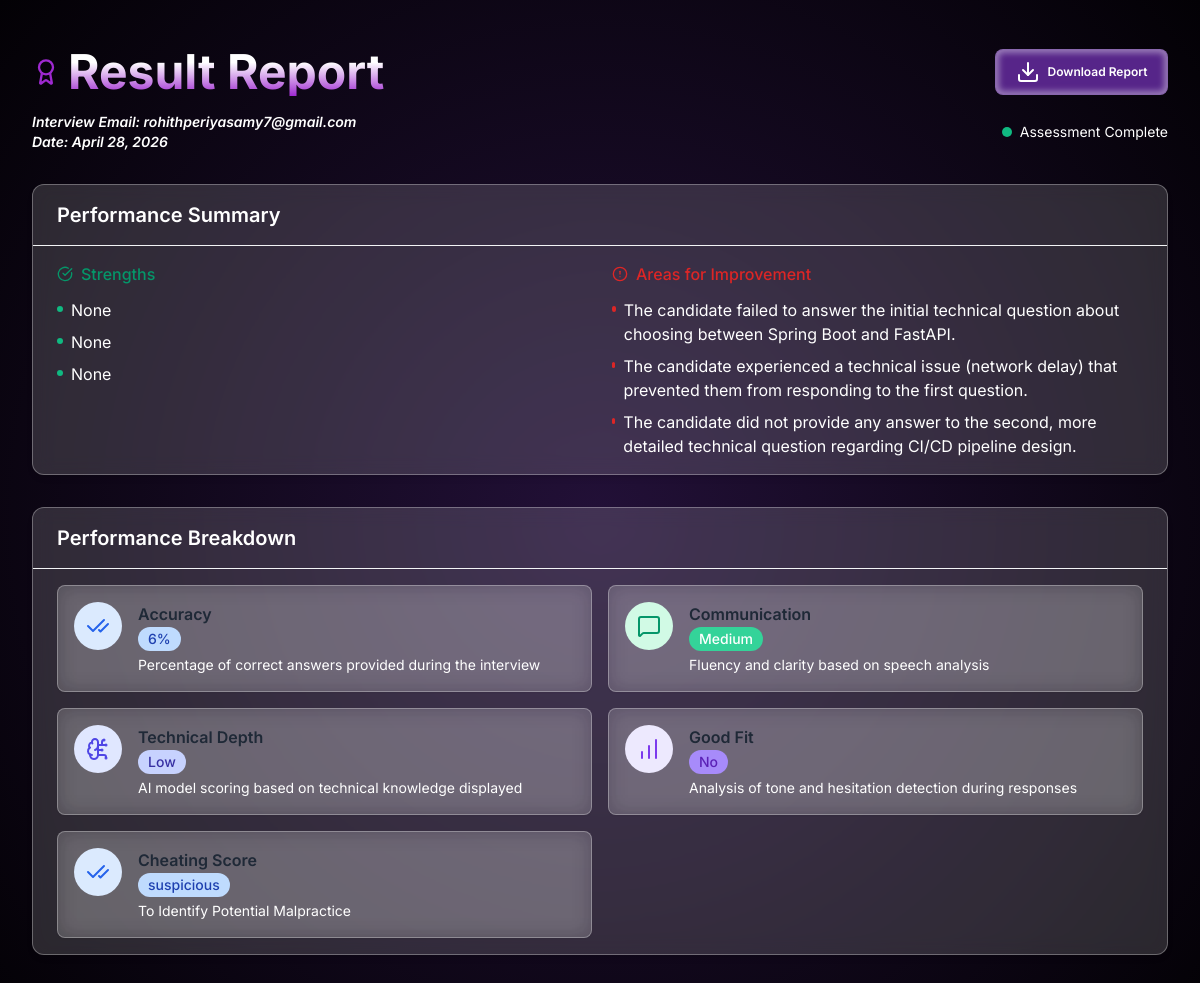
/hr/result-report/66/, run on the app's committed database.
### Hr/models.py (models this page shows, shortened)
class interviewSchedule(models.Model):
    name          = models.CharField(max_length=200)
    email         = models.CharField(max_length=200)
    jobRole       = models.CharField(max_length=200)
    experience    = models.CharField(max_length=200)
    resume        = models.TextField()
    Assigned_hr   = models.TextField(blank=True, null=True)
    strengths       = models.TextField(blank=True, null=True)
    weaknesses      = models.TextField(blank=True, null=True)
    accuracy        = models.CharField(max_length=10, blank=True, null=True)
    communication   = models.CharField(max_length=10, blank=True, null=True)
    technical_depth = models.CharField(max_length=10, blank=True, null=True)
    good_fit        = models.CharField(max_length=5,  blank=True, null=True)
    evaluation_complete = models.BooleanField(default=False)
    interviewDate = models.DateField()
    interviewTime = models.TimeField()
    token         = models.CharField(max_length=200, unique=True)
    createdAt     = models.DateTimeField(auto_now_add=True)
    cheatingScore = models.CharField(max_length=20, blank=True, null=True)
    iot_violations = models.TextField(blank=True, null=True,
                                      help_text="JSON list of IoT violation events from Raspberry Pi camera")

### Hr/views.py (the view)
# urls.py: path('result-report/<int:id>/', views.Result_report, name='ResultReport'),
def Result_report(request, id):
    c = get_object_or_404(interviewSchedule, id=id)
    iot_violations = []
    if c.iot_violations:
        try:
            iot_violations = json.loads(c.iot_violations)
        except Exception:
            iot_violations = []
    context = {
        'name':                c.name,
        'email':               c.email,
        'jobRole':             c.jobRole,
        'experience':          c.experience,
        'resume':              c.resume,
        'strengths':           [s.strip() for s in (c.strengths or '').split('\n') if s.strip()],
        'weaknesses':          [w.strip() for w in (c.weaknesses or '').split('\n') if w.strip()],
        'accuracy':            c.accuracy,
        'communication':       c.communication,
        'technical_depth':     c.technical_depth,
        'good_fit':            c.good_fit,
        'evaluation_complete': c.evaluation_complete,
        'cheatingScore':       c.cheatingScore,
        'iot_violations':      iot_violations,
        'interviewDate':       c.interviewDate,
        'interviewTime':       c.interviewTime,
        'createdAt':           c.createdAt,
    }
    return render(request, 'ResultReport.html', context)

### Templates/ResultReport.html (shortened to what this page needs)
<!DOCTYPE html>
<html lang="en" class="bg-gray-50">
  <head>
    <link
      href="https://cdn.jsdelivr.net/npm/tailwindcss@2.2.19/dist/tailwind.min.css"
      rel="stylesheet"
    />
  </head>
  <body class="min-h-screen">
    <div class="max-w-7xl mx-auto px-4 sm:px-6 lg:px-8 py-12 animate-fade-in">
      <div class="mb-8">
        <div class="flex items-center justify-between mb-4">
          <div class="flex items-center space-x-2">
            <i data-lucide="award" class="txt-custom w-7 h-7"></i>
            <h1 class="text-5xl font-bold h-txt">Result Report</h1>
          </div>
          <button class="btn text-xs" onclick="downloadPDF()">
            <i data-lucide="download" class="d-i w-6 h-6 mr-2"></i>
            Download Report
          </button>
        </div>
        <div class="flex items-center justify-between text-sm">
          <div class="flex items-center space-x-4">
            <div class="i-d flex flex-col font-semibold italic">
              <span>Interview Email: {{email}}</span>
              <span>Date: {{interviewDate}}</span>
            </div>
          </div>
          <div class="flex items-center">
            <span class="asmnt inline-flex items-center">
              {% if evaluation_complete %}
               <span class="h-2.5 w-2.5 rounded-full bg-green-500 mr-2"></span>
                Assessment Complete
              {%else%}
                <span class="h-2.5 w-2.5 rounded-full bg-red-500 mr-2"></span>
                Assessment Not Done
              {%endif%}
            </span>
          </div>
        </div>
      </div>
      <div
        class="glass rounded-xl shadow-md mb-8 overflow-hidden animate-fade-in"
      >
        <div class="px-6 py-4 border-b border-gray-100">
          <h2 class="text-xl font-semibold">Performance Summary</h2>
        </div>
        <div class="px-6 py-4">
          <div class="grid grid-cols-1 md:grid-cols-2 gap-6">
            <div>
              <h3 class="flex items-center text-green-600 font-medium mb-3">
                <i data-lucide="check-circle" class="w-4 h-4 mr-2"></i>Strengths
              </h3>
              <ul class="space-y-2">
                {% for strength in strengths %}
                <li class="flex items-start">
                  <span class="inline-block w-1.5 h-1.5 rounded-full bg-green-500 mt-2 mr-2"></span>
                  <span>{{ strength }}</span>
                </li>
                {% empty %}
                 <li>No strengths recorded.</li>
                {% endfor %}
              </ul>
            </div>
            <div>
              <h3 class="flex items-center text-red-600 font-medium mb-3">
                <i data-lucide="alert-circle" class="w-4 h-4 mr-2"></i>Areas for
                Improvement
              </h3>
              <ul class="space-y-2">
                {% for weakness in weaknesses %}
                <li class="flex items-start">
                  <span class="inline-block w-1.5 h-1.5 rounded-full bg-red-600 mt-2 mr-2"></span>
                  <span>{{ weakness }}</span>
                </li>
                {% empty %}
                <li>No weaknesses recorded.</li>
                {% endfor %}
              </ul>
            </div>
          </div>
        </div>
      </div>
      <div
        class="glass rounded-xl shadow-md overflow-hidden animate-fade-in mb-8"
      >
        <div class="px-6 py-4 border-b border-gray-100">
          <h2 class="text-xl font-semibold">Performance Breakdown</h2>
        </div>
        <div class="px-6 py-4 grid grid-cols-1 md:grid-cols-2 gap-4">
          <div
            class="metric-card flex items-start space-x-4 p-4 rounded-lg glass shadow-sm border border-gray-100 hover:shadow-md transition-shadow duration-300"
          >
            <div class="p-3 rounded-full bg-blue-100 text-blue-600">
              <i data-lucide="check-check"></i>
            </div>
            <div class="flex-1">
              <div class="flex items-center justify-between flex-wrap">
                <h3 class="font-semibold text-gray-800 break-words max-w-[70%]">
                  Accuracy
                </h3>
              </div>
              <span
                class="inline-flex items-center rounded-full font-medium bg-blue-200 text-blue-800 text-sm px-2.5 py-0.5"
                >{{ accuracy }}</span
              >
              <p class="mt-1 text-sm">
                Percentage of correct answers provided during the interview
              </p>
            </div>
          </div>
          <div
            class="metric-card flex items-start space-x-4 p-4 rounded-lg glass shadow-sm border border-gray-100 hover:shadow-md transition-shadow duration-300"
          >
            <div class="p-3 rounded-full bg-green-100 text-green-600">
              <i data-lucide="message-square"></i>
            </div>
            <div class="flex-1 overflow-hidden">
              <div class="flex items-center justify-between flex-wrap">
                <h3 class="font-semibold text-gray-800 break-words max-w-[70%]">
                  Communication
                </h3>
              </div>
              <span
                class="inline-flex items-center rounded-full font-medium bg-green-400 text-emerald-800 text-sm px-2.5 py-0.5 truncate"
              >
                 {{ communication }}
              </span>
              <p class="mt-1 text-sm break-words">
                Fluency and clarity based on speech analysis
              </p>
            </div>
          </div>
          <div
            class="metric-card flex items-start space-x-4 p-4 rounded-lg glass shadow-sm border border-gray-100 hover:shadow-md transition-shadow duration-300"
          >
            <div class="p-3 rounded-full bg-indigo-100 text-indigo-600">
              <i data-lucide="brain-circuit"></i>
            </div>
            <div class="flex-1 overflow-hidden">
              <div class="flex items-center justify-between flex-wrap">
                <h3 class="font-semibold text-gray-800 break-words max-w-[70%]">
                  Technical Depth
                </h3>
              </div>
              <span
                class="inline-flex items-center rounded-full font-medium bg-indigo-200 text-indigo-800 text-sm px-2.5 py-0.5"
                >{{ technical_depth }}</span
              >
              <p class="mt-1 text-sm">
                AI model scoring based on technical knowledge displayed
              </p>
            </div>
          </div>
          <div
            class="metric-card flex items-start space-x-4 p-4 rounded-lg glass shadow-sm border border-gray-100 hover:shadow-md transition-shadow duration-300"
          >
            <div class="p-3 rounded-full bg-purple-100 text-purple-600">
              <i data-lucide="bar-chart"></i>
            </div>
            <div class="flex-1 overflow-hidden">
              <div class="flex items-center justify-between flex-wrap">
                <h3 class="font-semibold text-gray-800 break-words max-w-[70%]">
                  Good Fit
                </h3>
              </div>
              <span
                class="inline-flex items-center rounded-full font-medium bg-purple-400 text-purple-800 text-sm px-2.5 py-0.5"
                >{{good_fit}}</span
              >
              <p class="mt-1 text-sm">
                Analysis of tone and hesitation detection during responses
              </p>
            </div>
          </div>
           <div
            class="metric-card flex items-start space-x-4 p-4 rounded-lg glass shadow-sm border border-gray-100 hover:shadow-md transition-shadow duration-300"
          >
            <div class="p-3 rounded-full bg-blue-100 text-blue-600">
              <i data-lucide="check-check"></i>
            </div>
            <div class="flex-1">
              <div class="flex items-center justify-between flex-wrap">
                <h3 class="font-semibold text-gray-800 break-words max-w-[70%]">
                  Cheating Score
                </h3>
              </div>
              <span
                class="inline-flex items-center rounded-full font-medium bg-blue-200 text-blue-800 text-sm px-2.5 py-0.5"
                >{{ cheatingScore }}</span
              >
              <p class="mt-1 text-sm">
                To Identify Potential Malpractice
              </p>
            </div>
          </div>
        </div>
      </div>
    </div>
  </body>
</html>

### Templates/ResultReport.html (style rules this page uses)
body { background: radial-gradient(circle, rgb(34, 16, 55), rgb(3, 1, 5)); display: flex; justify-content: center; align-items: center; margin: 0; overflow: auto; font-family: "Inter", serif; color: #fff; }
.h-txt { background: linear-gradient(180deg, #fff 30.17%, #9e29d0 100%); background-clip: text; -webkit-background-clip: text; -webkit-text-fill-color: transparent; }
.btn { font-weight: 600; cursor: pointer; color: #fff; display: flex; width: 10.8125rem; height: 2.875rem; padding: 0.125rem 0.9375rem; justify-content: center; align-items: center; border-radius: 0.5rem; border: 1px solid rgba(255, 255, 255, 0.297); background: rgba(98, 42, 154, 0.887); box-shadow: 0px 0px 6px 3px rgba(255, 255, 255, 0.406) inset; backdrop-filter: blur(14px); }
.txt-custom { color: #9e29d0; }
.glass { background: rgba(255, 255, 255, 0.15); border: 1px solid rgba(255, 255, 255, 0.3); backdrop-filter: blur(10px); -webkit-backdrop-filter: blur(10px); transition: all 0.3s ease-in-out; }
.metric-card { transition: all 0.3s ease-in-out; }

### data on the page
interviewSchedule: email "rohithperiyasamy7@gmail.com", interviewDate "April 28, 2026", accuracy "6%", communication "Medium", technical_depth "Low", good_fit "No", cheatingScore "suspicious"

### other printed values
{{ strength }} "None" "None" "None"
{{ weakness }} "The candidate failed to answer the initial technical question about choosing between Spring Boot and FastAPI." "The candidate experienced a technical issue (network delay) that prevented them from responding to the first question." "The candidate did not provide any answer to the second, more detailed technical question regarding CI/CD pipeline design."
